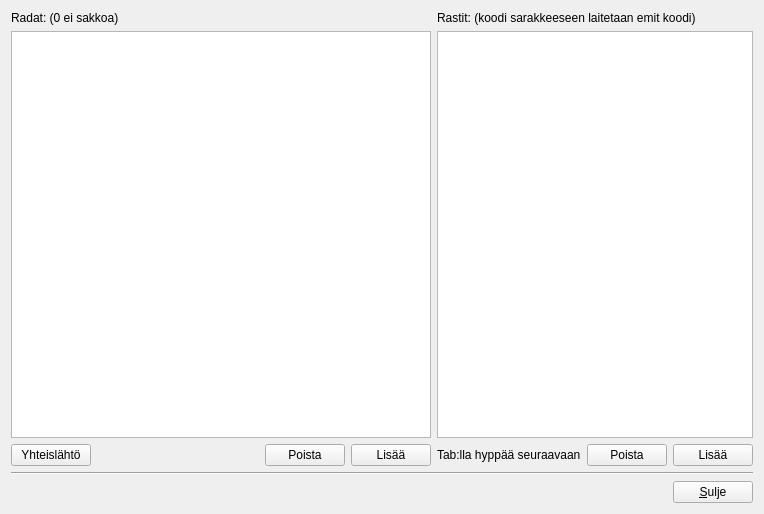
<?xml version="1.0" encoding="UTF-8"?>
<ui version="4.0">
 <class>SarjatForm</class>
 <widget class="QWidget" name="SarjatForm">
  <property name="geometry">
   <rect>
    <x>0</x>
    <y>0</y>
    <width>764</width>
    <height>514</height>
   </rect>
  </property>
  <property name="windowTitle">
   <string>Form</string>
  </property>
  <layout class="QVBoxLayout" name="verticalLayout_3">
   <item>
    <layout class="QHBoxLayout" name="horizontalLayout_4" stretch="3,2">
     <item>
      <layout class="QVBoxLayout" name="verticalLayout_2">
       <item>
        <widget class="QLabel" name="label">
         <property name="text">
          <string>Radat: (0 ei sakkoa)</string>
         </property>
        </widget>
       </item>
       <item>
        <widget class="QTreeView" name="sarjaView">
         <property name="rootIsDecorated">
          <bool>false</bool>
         </property>
         <property name="itemsExpandable">
          <bool>false</bool>
         </property>
         <property name="expandsOnDoubleClick">
          <bool>false</bool>
         </property>
        </widget>
       </item>
       <item>
        <layout class="QHBoxLayout" name="horizontalLayout_2">
         <item>
          <widget class="QPushButton" name="yhteislahtoButton">
           <property name="text">
            <string>Yhteislähtö</string>
           </property>
          </widget>
         </item>
         <item>
          <spacer name="horizontalSpacer_3">
           <property name="orientation">
            <enum>Qt::Horizontal</enum>
           </property>
           <property name="sizeHint" stdset="0">
            <size>
             <width>40</width>
             <height>20</height>
            </size>
           </property>
          </spacer>
         </item>
         <item>
          <widget class="QPushButton" name="sarjaPoistaButton">
           <property name="text">
            <string>Poista</string>
           </property>
          </widget>
         </item>
         <item>
          <widget class="QPushButton" name="sarjaLisaaButton">
           <property name="text">
            <string>Lisää</string>
           </property>
          </widget>
         </item>
        </layout>
       </item>
      </layout>
     </item>
     <item>
      <layout class="QVBoxLayout" name="verticalLayout">
       <item>
        <widget class="QLabel" name="label_2">
         <property name="text">
          <string>Rastit: (koodi sarakkeeseen laitetaan emit koodi)</string>
         </property>
        </widget>
       </item>
       <item>
        <widget class="QTreeView" name="rastiView">
         <property name="editTriggers">
          <set>QAbstractItemView::DoubleClicked|QAbstractItemView::EditKeyPressed</set>
         </property>
         <property name="rootIsDecorated">
          <bool>false</bool>
         </property>
         <property name="itemsExpandable">
          <bool>false</bool>
         </property>
         <property name="expandsOnDoubleClick">
          <bool>false</bool>
         </property>
        </widget>
       </item>
       <item>
        <layout class="QHBoxLayout" name="horizontalLayout_3">
         <item>
          <spacer name="horizontalSpacer_2">
           <property name="orientation">
            <enum>Qt::Horizontal</enum>
           </property>
           <property name="sizeHint" stdset="0">
            <size>
             <width>40</width>
             <height>20</height>
            </size>
           </property>
          </spacer>
         </item>
         <item>
          <widget class="QLabel" name="label_4">
           <property name="text">
            <string>Tab:lla hyppää seuraavaan</string>
           </property>
          </widget>
         </item>
         <item>
          <widget class="QPushButton" name="rastiPoistaButton">
           <property name="text">
            <string>Poista</string>
           </property>
          </widget>
         </item>
         <item>
          <widget class="QPushButton" name="rastiLisaaButton">
           <property name="text">
            <string>Lisää</string>
           </property>
          </widget>
         </item>
        </layout>
       </item>
      </layout>
     </item>
    </layout>
   </item>
   <item>
    <widget class="Line" name="line">
     <property name="orientation">
      <enum>Qt::Horizontal</enum>
     </property>
    </widget>
   </item>
   <item>
    <layout class="QHBoxLayout" name="horizontalLayout">
     <item>
      <widget class="QLabel" name="sakkoLabel">
       <property name="text">
        <string/>
       </property>
      </widget>
     </item>
     <item>
      <spacer name="horizontalSpacer">
       <property name="orientation">
        <enum>Qt::Horizontal</enum>
       </property>
       <property name="sizeHint" stdset="0">
        <size>
         <width>40</width>
         <height>20</height>
        </size>
       </property>
      </spacer>
     </item>
     <item>
      <widget class="QPushButton" name="closeButton">
       <property name="text">
        <string>&amp;Sulje</string>
       </property>
      </widget>
     </item>
    </layout>
   </item>
  </layout>
 </widget>
 <resources/>
 <connections/>
</ui>
